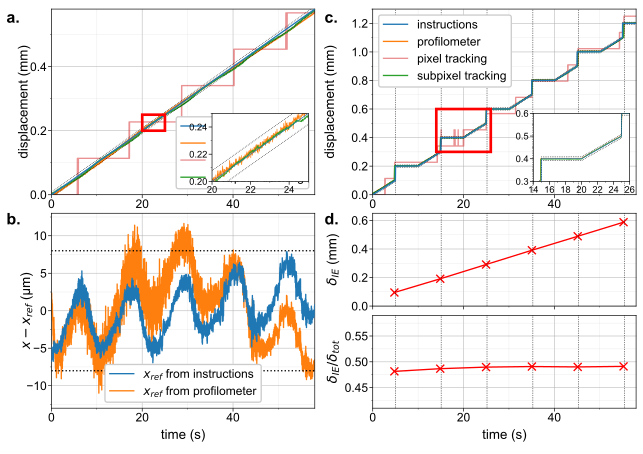

This figure's Python source:
## Imports
# Science

import numpy as np
import matplotlib.pyplot as plt


main_folder = 'E:/manuscrit_these/'
main_folder = '../'


# # custom file
# try :
#     import sys
#     sys.path.insert(0, "D:/Users/[user]/Documents/Python/DAQ_Python")
#     from Python_DAQ import *
# except :
#     from DAQ_Python.Python_DAQ import *
# # this also imports E and nu

###
# Location
with open(main_folder + "parameters.py", 'r') as f:
        exec(f.read())


###

def real_tight_layout(fig):
    fig.tight_layout()
    fig.align_labels()
    left, right, bottom, top, wspace, hspace = fig.subplotpars.left, fig.subplotpars.right, fig.subplotpars.bottom, fig.subplotpars.top, fig.subplotpars.wspace, fig.subplotpars.hspace
    fig.subplots_adjust(left=left, right=right, bottom=bottom, top=top)
    return(left, right, bottom, top, wspace, hspace)


def sliding_plot(x,disp,ax,vlines = None,labels=True,suptitle=False,color="blue",alpha=1):

    if not vlines is None:
        for v in vlines:
            #ax.axvline(v,color="black",linestyle=dash_line_style ,linewidth=0.4,alpha= secondary_plot_alpha)
            ax.plot([v,v],[0,disp[np.abs(x - v).argmin()]],
                    color=dashed_color,linestyle=dash_line_style,
                    linewidth=0.1,alpha= 0.2)

    ax.grid(True,which="both")

    ax.plot(x,disp,color=color,alpha=alpha)


    if labels:
        ax.set_ylabel(tot_sliding_short )

    if suptitle:
        ax.set_title(suptitle)


def creep_plot(x,creep,ax,labels=True,suptitle=False,color="blue",alpha=1,marker=scatter_marker,s=scatter_size,vlines=False ):
    if vlines:
        for i in range(len(x)):
            ax.plot([x[i],x[i]],[creep[i],100],
                    color=dashed_color,linestyle=dash_line_style,
                    linewidth=0.1,alpha=0.2)

    ax.plot(x,creep,color=color,alpha=alpha)
    ax.scatter(x,creep,marker=marker ,s=s ,c=color,alpha = 1 ,zorder=10,edgecolors="k",linewidth=0.01)

    ax.grid(True,which="both")

    if labels:
        ax.set_ylabel(sliding_perc_name_short )

    if suptitle:
        ax.set_title(suptitle)




def mu_plot(t,mu,ax,timings=None,linecolor=main_plot_color):
    a=next((i for i, b in enumerate(mu[7000:]>0.05) if b), None)+7000
    start = max(a-5200,0)
    ax.plot(t[start:]-t[start],mu[start:],color=linecolor )





#loc = "E:/2023-2024/2024-02-27-tracking-resolution-zaber-deplacement-profilo/"
loc = main_folder +  "data_for_figures/csv_profilo/"

data_prof_10 = np.genfromtxt(loc + '10micromsec.CSV', delimiter=';')[2:,0]/1000
data_prof_100 = np.genfromtxt(loc + '100micromsec.CSV', delimiter=';')[2:,0]/1000
data_prof_script = np.genfromtxt(loc + 'script2.CSV', delimiter=';')[12000:,0]/1000

data_prof_10 -= data_prof_10[0]
data_prof_100 -= data_prof_100[0]
data_prof_script -= data_prof_script[0]


def ramp(l,v,f=100):
    return(v*np.arange(0,l,1)/f)


### [[ RAMP ]]

matdata=scio.loadmat(main_folder +  "data_for_figures/csv_profilo/10micromsec.mat")
data_sub=matdata["subx"][:,1:]
data_pixel=matdata["pixx"][:,1:].astype(np.float32)

i = [0,1,8,11]

# camera
data_cam_ramp=np.mean(data_sub[i,:],axis=0)
data_cam_ramp=data_cam_ramp-data_cam_ramp[0]
data_cam_ramp=-data_cam_ramp/8.8-0.0025

data_cam_ramp_pix = data_pixel[i[0]]
data_cam_ramp_pix=data_cam_ramp_pix-data_cam_ramp_pix[0]
data_cam_ramp_pix=-data_cam_ramp_pix/8.8

time_cam_ramp = np.arange(0,len(data_cam_ramp))/100-1.5

# profilo
data_prof_10=data_prof_10-data_prof_10[0]-0.0025

time_prof_10 = np.arange(0,len(data_prof_10))/100-15.66

# simul
time_simul_ramp=np.arange(0,60,1/100)

data_simul_ramp = -ramp(len(time_simul_ramp),0.01)

### [[ script ]]

matdata=scio.loadmat(main_folder +  "data_for_figures/csv_profilo/script2.mat")
data_sub=matdata["subx"][:,1:]
data_pixel=matdata["pixx"][:,1:].astype(np.float32)


#for j in range(20,matdata["subx"].shape[0]):
i=[0,1,17,18]

# camera

data_cam_script=np.mean(data_sub[i,10:],axis=0)
data_cam_script=data_cam_script-data_cam_script[0]
data_cam_script=-data_cam_script/8.8-0.005

data_cam_script_pix = data_pixel[i[0],10:]
data_cam_script_pix=data_cam_script_pix-data_cam_script_pix[0]
data_cam_script_pix=-data_cam_script_pix/8.8

time_cam_script = np.arange(0,len(data_cam_script))/100-0.21-5

# profilo
data_prof_script=data_prof_script-data_prof_script[0]-0.005

time_prof_script = np.arange(0,len(data_prof_script))/100 - 10.666-0.0948-5

# simul

time_simul_script=np.arange(0,70,1/100)-5
data_simul_script = np.zeros_like(time_simul_script)

sle = 5 #s
t=sle*100
for i in range(7):
    data_simul_script[t:t+sle*100]-=ramp(sle*100,0.02)
    t=t+sle*100
    data_simul_script[t:]-= sle*0.02 + 0.1
    t=t+sle*100




### Matlab

##
def findevents(signal, sensit):
    typical_wait_time = 60
    # signal = np.convolve(signal, np.ones(5)/5, mode='valid')  # Smoothing signal, if needed
    diff = np.abs(signal[2:] - signal[:-2])
    m = np.mean(diff)
    diff -= m
    index = np.where(diff > sensit)[0]
    index = np.append(index, index[-1] + 2 * typical_wait_time)
    diffindex = np.abs(-index[1:] + index[:-1])
    found_events = [index[0]]
    found_events.extend(index[np.where(diffindex > typical_wait_time)[0] + 1])
    found_events.pop()  # Remove the last element
    return np.array(found_events)

# Assuming the variables such as avgtop, avgbot, xyresolution, tInit, tEnd, detection_grain,
# listAllCircles, sensit, space_after_event_temp, space_before_event, removelast,
# avgtopleft, avgbotleft, avgtopright, avgbotright, avgtopcenter, avgbotcenter, realtime
# are already defined and initialized in your Python environment


matdata=scio.loadmat(main_folder +  "data_for_figures/csv_profilo/script2.mat")
data_sub=matdata["subx"][:,1:]
data_pixel=matdata["pixx"][:,1:].astype(np.float32)



i=[0,1,17,18]

data_cam=np.mean(data_sub[i,10:],axis=0)
data_cam=data_cam-data_cam[0]
data_cam=-data_cam/8.8




data_cam_cut=data_cam[:]

totslip = -data_cam_cut
realtime= np.arange(0,len(data_cam_cut))/100-0.21-5


found_events = findevents(data_cam_cut, 0.01)


if len(found_events) > 1:
    space_after_event_temp = min(np.fix(np.diff(found_events) / 10))
else:
    space_after_event_temp = 50

space_after_event = max(min(50, space_after_event_temp), 15)
space_before_event = 5


##



delta = np.sum(totslip[found_events + space_after_event] - totslip[found_events - space_before_event])

delta_tot = totslip[-1] - totslip[0]

creeped_distance = delta_tot - delta


###


# Compute creep proportion to seek convergence
creep = totslip

delta = []
delta_tot = []
totslip_partial = []

for i in range(len(found_events)):
    delta.append(np.sum(creep[found_events[0:i+1] + space_after_event] - creep[found_events[0:i+1] - space_before_event]))
    delta_tot.append(creep[found_events[i] + space_after_event] - creep[0])

    totslip_partial.append(abs(np.mean(creep[found_events[i] + int(space_after_event/2):found_events[i] + space_after_event]) ) )

creeped_distance_frac = (np.array(delta_tot) - np.array(delta)) / np.array(totslip_partial)
creeped_distance = np.array(delta_tot) - np.array(delta)




















## FIGURE

time_lim_1=[-1,51]
time_lim_2=[-0.5,55]



fig = plt.figure(layout=None)
fig.set_size_inches(size_resolution_tracking_synthetic)

nrows=12


gs = fig.add_gridspec(nrows=5, ncols=2,
                      hspace=0, height_ratios=[1,0.1,0.5,0.05,0.5],
                      left=0.08)

axes=np.array([[None,None],[None,None]])

axes[0,0]=fig.add_subplot(gs[0,0])
axes[0,1]=fig.add_subplot(gs[0,1], sharex = axes[0,0])
axes[1,0]=fig.add_subplot(gs[2:,0], sharex = axes[0,0])
ax_br = [fig.add_subplot(gs[2,1], sharex = axes[0,0]),fig.add_subplot(gs[4,1], sharex = axes[0,0])]

##




#fig, axes = plt.subplots(nrows=2,ncols=2,sharex="col",sharey="none")
#fig.set_size_inches(size_fig_6)




# TOP LEFT

axes[0,0].plot(time_simul_ramp,-data_simul_ramp,label="instructions",zorder=3)
axes[0,0].plot(time_prof_10,-data_prof_10,label="profilometer")
axes[0,0].plot(time_cam_ramp,-data_cam_ramp_pix,label="pixel tracking",linestyle="solid",alpha=.5,c=u'#d62728')
axes[0,0].plot(time_cam_ramp,-data_cam_ramp,label="subpixel tracking",c=u'#2ca02c')


axes[0,0].plot(time_simul_ramp,-data_simul_ramp+0.008,linewidth=.5,c="k",linestyle=':')
axes[0,0].plot(time_simul_ramp,-data_simul_ramp-0.008,linewidth=.5,c="k",linestyle=':')

rect = mpl.patches.Rectangle((20,0.200),5,0.050,facecolor='None',edgecolor="r",linewidth=2,zorder=4)
axes[0,0].add_artist(rect)
axes[0,0].xaxis.set_minor_locator(MultipleLocator(10))
axes[0,0].xaxis.set_major_locator(MultipleLocator(20))
axes[0,0].yaxis.set_minor_locator(MultipleLocator(0.1))
axes[0,0].yaxis.set_major_locator(MultipleLocator(0.2))

axes[0,0].set_xlim([0,58])
axes[0,0].set_ylim([0,0.580])
axes[0,0].legend(facecolor='white', framealpha=1)
set_grid(axes[0,0])
axes[0,0].set_ylabel('displacement (mm)')

coords = [0.33,   0.6,    0.15,  0.15] #left, bottom, width, height
axin00=fig.add_axes(coords)



axin00.plot(time_simul_ramp,-data_simul_ramp,label="simul",zorder=4)
axin00.plot(time_prof_10,-data_prof_10,label="profilo")
axin00.plot(time_cam_ramp,-data_cam_ramp,label="camera")

axin00.plot(time_simul_ramp, -data_simul_ramp+0.008, linewidth=.5, c="k",linestyle=':')
axin00.plot(time_simul_ramp, -data_simul_ramp-0.008, linewidth=.5, c="k",linestyle=':')

axin00.set_xlim([20,25])
axin00.set_ylim([0.200,0.250])
axin00.xaxis.set_minor_locator(MultipleLocator(1))
axin00.xaxis.set_major_locator(MultipleLocator(2))
axin00.yaxis.set_minor_locator(MultipleLocator(0.010))
axin00.yaxis.set_major_locator(MultipleLocator(0.020))


axin00.grid(False)
axin00.set_facecolor("w")
set_up_inset(axin00)


# TOP RIGHT



axes[0,1].plot(time_simul_script,-data_simul_script,label="instructions",zorder=3)
axes[0,1].plot(time_prof_script,-data_prof_script,label="profilometer")
axes[0,1].plot(time_cam_script,-data_cam_script_pix,label="pixel tracking",linestyle="solid",alpha=.5,c=u'#d62728')
axes[0,1].plot(time_cam_script,-data_cam_script,label="subpixel tracking",c=u"#2ca02c")

axes[0,1].plot(time_simul_script,-data_simul_script+0.008,linewidth=.5,c="k",linestyle=':')
axes[0,1].plot(time_simul_script,-data_simul_script-0.008,linewidth=.5,c="k",linestyle=':')

rect = mpl.patches.Rectangle((14,0.300),12,0.300,facecolor='None',
                edgecolor="r",linewidth=2,zorder=4)
axes[0,1].add_artist(rect)
axes[0,1].xaxis.set_minor_locator(MultipleLocator(10))
axes[0,1].xaxis.set_major_locator(MultipleLocator(20))
axes[0,1].yaxis.set_minor_locator(MultipleLocator(0.1))
axes[0,1].yaxis.set_major_locator(MultipleLocator(0.2))

axes[0,1].set_ylim([0,1.30])
axes[0,1].legend(facecolor='white', framealpha=1)
set_grid(axes[0,1])
axes[0,1].set_ylabel('displacement (mm)')


for i in range(len(found_events)):
    axes[0,1].axvline(time_simul_script[found_events[i]], linestyle=':', color='k',linewidth=.5)



coords = [0.83,   0.6,    0.15,  0.15] #left, bottom, width, height
axin01=fig.add_axes(coords)



axin01.plot(time_simul_script,-data_simul_script,label="simul",zorder=3)
axin01.plot(time_prof_script,-data_prof_script,label="profilo")
axin01.plot(time_cam_script,-data_cam_script,label="camera")
#axin01.plot(time_cam_script,-data_cam_script_pix,label="camera pix")

axin01.plot(time_simul_script,-data_simul_script+0.008,linewidth=.5,c="k",linestyle=':')
axin01.plot(time_simul_script,-data_simul_script-0.008,linewidth=.5,c="k",linestyle=':')

axin01.set_xlim([14,26])
axin01.set_ylim([0.300,0.60])
axin01.xaxis.set_minor_locator(MultipleLocator(1))
axin01.xaxis.set_major_locator(MultipleLocator(2))
axin01.yaxis.set_minor_locator(MultipleLocator(0.050))
axin01.yaxis.set_major_locator(MultipleLocator(0.10))


axin01.grid(False)
axin01.set_facecolor("w")
set_up_inset(axin01)












# bottom left



ramp_or_script = "ramp"


if ramp_or_script=="ramp":
    print("ramp")
    # for ramp
    min_of_max = min([max(time_simul_ramp),max(time_prof_10),max(time_cam_ramp)])
    max_of_min = max([min(time_simul_ramp),min(time_prof_10),min(time_cam_ramp)])

    mask_simul = np.logical_and(time_simul_ramp>max_of_min,time_simul_ramp<min_of_max)
    mask_prof = np.logical_and(time_prof_10>max_of_min,time_prof_10<min_of_max)
    mask_cam = np.logical_and(time_cam_ramp>max_of_min,time_cam_ramp<min_of_max)


    time_shared= time_simul_ramp[mask_simul]
    compar_simul = -data_simul_ramp[mask_simul]+data_cam_ramp[mask_cam]
    compar_simul -= np.mean(compar_simul)
    compar_prof = -data_prof_10[mask_prof]+data_cam_ramp[mask_cam]
    compar_prof -= np.mean(compar_prof)

    axes[1,0].plot(time_shared,1000*compar_simul,label="$x_{ref}$ from instructions",zorder=3)
    axes[1,0].plot(time_shared,1000*compar_prof,label="$x_{ref}$ from profilometer")


elif ramp_or_script == "script":
    # for script
    min_of_max = min([max(time_simul_script),max(time_prof_script),max(time_cam_script)])
    max_of_min = max([min(time_simul_script),min(time_prof_script),min(time_cam_script)])

    mask_simul = np.logical_and(time_simul_script>max_of_min,time_simul_script<min_of_max)
    mask_prof = np.logical_and(time_prof_script>max_of_min,time_prof_script<min_of_max)
    mask_cam = np.logical_and(time_cam_script>max_of_min,time_cam_script<min_of_max)

    mask_prof[1076]=False
    mask_prof[1077]=False

    time_shared= time_simul_script[mask_simul]
    compar_simul = -data_simul_script[mask_simul]+data_cam_script[mask_cam]
    compar_simul -= np.mean(compar_simul)
    compar_prof = -data_prof_script[mask_prof]+data_cam_script[mask_cam]
    compar_prof -= np.mean(compar_prof)

    axes[1,0].plot(time_shared,1000*compar_simul,label="$x_{ref}$ from instructions",zorder=3)
    axes[1,0].plot(time_shared,1000*compar_prof,label="$x_{ref}$ from profilometer")


axes[1,0].yaxis.set_minor_locator(MultipleLocator(2.5))
axes[1,0].yaxis.set_major_locator(MultipleLocator(5))

axes[1,0].set_ylim([-13,13])
axes[1,0].axhline(8,linestyle = ":", c="k")
axes[1,0].axhline(-8,linestyle = ":", c="k")

axes[1,0].legend(facecolor='white', framealpha=1)
set_grid(axes[1,0])

axes[1,0].set_xlabel("time (s)")
axes[1,0].set_ylabel("$x-x_{ref}$ (µm)")




# bottom right

ax_br[0].plot(realtime[found_events], creeped_distance, '-', color='red', label='Left',marker="x")
#ax_br[0].plot([0,60], [0,0.6], ':', color='k')
ax_br[0].set_ylabel('$\delta_{IE}$ (mm)')
ax_br[0].set_ylim([0,0.65])
ax_br[0].yaxis.set_minor_locator(MultipleLocator(0.1))
ax_br[0].yaxis.set_major_locator(MultipleLocator(0.2))
plt.setp(ax_br[0].get_xticklabels(), visible=False)

for i in range(len(found_events)):
    ax_br[0].axvline(time_simul_script[found_events[i]], linestyle=':', color='k',linewidth=.5)
    ax_br[1].axvline(time_simul_script[found_events[i]], linestyle=':', color='k',linewidth=.5)



ax_br[1].plot(realtime[found_events], creeped_distance_frac, '-', color='red', label='Left',marker="x")
ax_br[1].set_ylabel('$\delta_{IE}/\delta_{tot}$')
ax_br[1].set_ylim([0.41,0.59])
#ax_br[1].axhline(50,c="k",linestyle=":")
ax_br[1].set_xlabel('time (s)')
ax_br[1].yaxis.set_minor_locator(MultipleLocator(0.025))
ax_br[1].yaxis.set_major_locator(MultipleLocator(0.05))

axes[0,1].get_yaxis().labelpad=6
set_grid(ax_br)


# adjust spacing
real_tight_layout(fig)
plt.subplots_adjust(wspace=0.22,hspace=0)
"""
axes[1,1].get_xaxis().labelpad=2
"""
#axes[1,0].get_xaxis().labelpad=2

axes[0,0].yaxis.set_label_coords(-0.08, 0.5)
axes[1,0].yaxis.set_label_coords(-0.07, 0.5)












fig.subplots_adjust(left=0.11, right=0.99, top=0.98, bottom=0.1)


y=0.95
fig.text(0.01,y,"a.",size=12, weight="bold")
fig.text(.505,y,"c.",size=12, weight="bold")
fig.text(0.01,y/1.88,"b.",size=12, weight="bold")
fig.text(.505,y/1.88,"d.",size=12, weight="bold")


plt.savefig(main_folder + "Figures_chap_exp/resolution_tracking_synthetic.png",dpi=1200)
plt.savefig(main_folder + "Figures_chap_exp/resolution_tracking_synthetic.pdf")
plt.savefig(main_folder + "Figures_chap_exp/resolution_tracking_synthetic.svg")

plt.close()






















